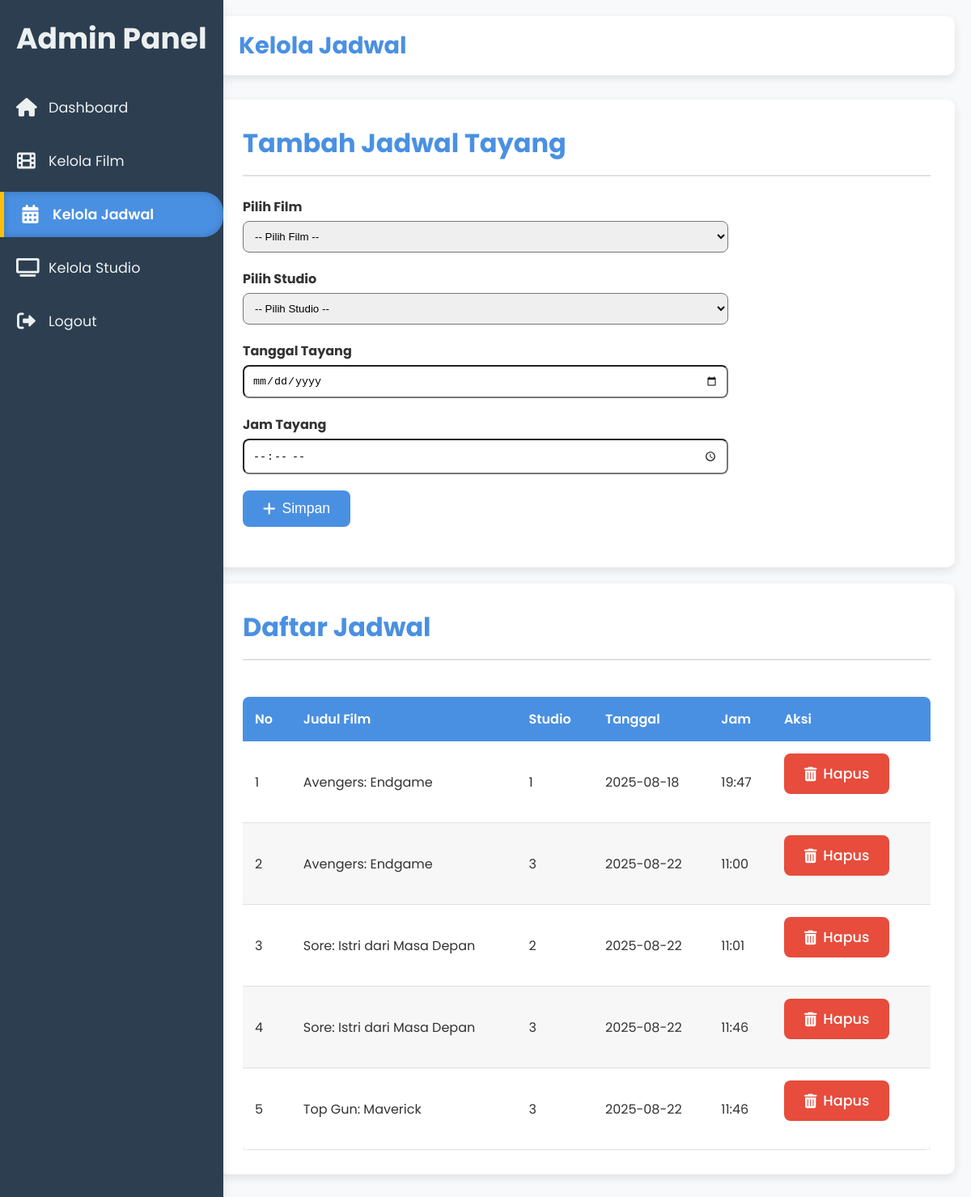
Page /views/admin/kelola_jadwal.php (signed in) on the committed database.
### tables this page shows
CREATE TABLE `jadwal_tayang` (
  `id` int(10) UNSIGNED NOT NULL,
  `film_id` int(10) UNSIGNED NOT NULL,
  `studio_id` int(10) UNSIGNED NOT NULL,
  `tanggal` date NOT NULL,
  `jam` time NOT NULL,
  `created_at` timestamp NOT NULL DEFAULT current_timestamp()
);

CREATE TABLE `films` (
  `id` int(10) UNSIGNED NOT NULL,
  `judul` varchar(150) NOT NULL,
  `genre` varchar(50) NOT NULL,
  `durasi` smallint(5) UNSIGNED NOT NULL,
  `poster` varchar(300) DEFAULT NULL,
  `created_at` timestamp NOT NULL DEFAULT current_timestamp()
);

CREATE TABLE `studios` (
  `id` int(10) UNSIGNED NOT NULL,
  `nama_studio` varchar(80) NOT NULL,
  `jumlah_kursi` smallint(5) UNSIGNED NOT NULL,
  `status` varchar(20) NOT NULL,
  `created_at` timestamp NOT NULL DEFAULT current_timestamp()
);

### models/JadwalTayang.php (called while the page is built, shortened)
<?php
class JadwalTayang {
    public static function semua($conn) {
        $query = "SELECT jt.id, f.judul, s.nama_studio, jt.tanggal, jt.jam
                  FROM jadwal_tayang jt
                  JOIN films f ON jt.film_id = f.id
                  JOIN studios s ON jt.studio_id = s.id";
        $result = $conn->query($query);
        return $result->fetch_all(MYSQLI_ASSOC);
    }
}
?>

### views/admin/kelola_jadwal.php (the view, shortened to what this page needs)
<?php
require_once '../../db/koneksi.php';
require_once '../../models/JadwalTayang.php';
$jadwalList = JadwalTayang::semua($conn);
?>
<!DOCTYPE html>
<html lang="id">
<head>
  <link rel="stylesheet" href="admin_dashboard.css" />
  <link rel="stylesheet" href="https://cdnjs.cloudflare.com/ajax/libs/font-awesome/6.0.0-beta3/css/all.min.css" />
</head>
<body>
  <div class="sidebar">
    <div class="sidebar-header">
      <h2>Admin Panel</h2>
    </div>
    <ul class="nav-links">
      <li><a href="dashboard.php"><i class="fas fa-home"></i> <span>Dashboard</span></a></li>
      <li><a href="kelola_film.php"><i class="fas fa-film"></i> <span>Kelola Film</span></a></li>
      <li><a href="kelola_jadwal.php" class="active"><i class="fas fa-calendar-alt"></i> <span>Kelola Jadwal</span></a></li>
      <li><a href="kelola_studio.php"><i class="fas fa-tv"></i> <span>Kelola Studio</span></a></li>
      <li><a href="/bioskop-app/views/admin/logout_admin.php"><i class="fas fa-sign-out-alt"></i> <span>Logout</span>
  </a>
</li>
    </ul>
  </div>
  <div class="main-content">
    <header class="navbar">
      <h1>Kelola Jadwal</h1>
    </header>
    <div class="content-section">
        <h2>Tambah Jadwal Tayang</h2>
        <form method="POST" class="form-flex" style="display: flex; flex-direction: column; gap: 20px; max-width: 600px;">
            <div style="display: flex; flex-direction: column;">
                <label for="film_id" style="font-weight: bold; margin-bottom: 5px;">Pilih Film</label>
                <select name="film_id" id="film_id" required class="form-input" style="padding: 10px; border-radius: 8px;">
                    <option value="" disabled selected>-- Pilih Film --</option>
                </select>
            </div>
            <div style="display: flex; flex-direction: column;">
                <label for="studio_id" style="font-weight: bold; margin-bottom: 5px;">Pilih Studio</label>
                <select name="studio_id" id="studio_id" required class="form-input" style="padding: 10px; border-radius: 8px;">
                    <option value="" disabled selected>-- Pilih Studio --</option>
                </select>
            </div>
            <div style="display: flex; flex-direction: column;">
                <label for="tanggal" style="font-weight: bold; margin-bottom: 5px;">Tanggal Tayang</label>
                <input type="date" id="tanggal" name="tanggal" required class="form-input" style="padding: 10px; border-radius: 8px;">
            </div>
            <div style="display: flex; flex-direction: column;">
                <label for="jam" style="font-weight: bold; margin-bottom: 5px;">Jam Tayang</label>
                <input type="time" id="jam" name="jam" required class="form-input" style="padding: 10px; border-radius: 8px;">
            </div>
            <button type="submit" class="btn primary-btn" name="simpan" style="padding: 12px 25px; align-self: flex-start;">
                <i class="fas fa-plus"></i> Simpan
            </button>
        </form>
    </div>
    <div class="content-section">
      <h2>Daftar Jadwal</h2>
      <div class="table-container">
        <table>
          <thead>
            <tr>
              <th>No</th>
              <th>Judul Film</th>
              <th>Studio</th>
              <th>Tanggal</th>
              <th>Jam</th>
              <th>Aksi</th>
            </tr>
          </thead>
          <tbody>
            <?php foreach ($jadwalList as $i => $jadwal): ?>
              <tr>
                <td><?= $i + 1 ?></td>
                <td><?= htmlspecialchars($jadwal['judul']) ?></td>
                <td><?= htmlspecialchars($jadwal['nama_studio']) ?></td>
                <td><?= $jadwal['tanggal'] ?></td>
                <td><?= substr($jadwal['jam'], 0, 5) ?></td>
                <td>
                  <a href="kelola_jadwal.php?hapus=<?= $jadwal['id'] ?>" onclick="return confirm('Hapus jadwal ini?')" class="btn danger-btn"><i class="fas fa-trash-alt"></i> Hapus</a>
                </td>
              </tr>
            <?php endforeach; ?>
          </tbody>
        </table>
      </div>
    </div>
  </div>
</body>
</html>

### views/admin/admin_dashboard.css (style rules this page uses)
:root { --primary-color: #4A90E2; --secondary-color: #50B3A2; --accent-color: #FFC107; --danger-color: #E74C3C; --info-color: #2ECC71; --text-color: #333; --bg-color: #F8F9FA; --card-bg: #FFFFFF; --sidebar-bg: #2C3E50; --sidebar-text: #ECF0F1; --border-color: #E0E0E0; --shadow: 0 4px 12px rgba(0, 0, 0, 0.1); --hover-shadow: 0 6px 16px rgba(0, 0, 0, 0.15); }
* { margin: 0; padding: 0; box-sizing: border-box; }
body { font-family: 'Poppins', sans-serif; background-color: var(--bg-color); color: var(--text-color); display: flex; min-height: 100vh; overflow-x: hidden; }
.sidebar { width: 285 px; background-color: var(--sidebar-bg); color: var(--sidebar-text); padding: 20px 0; display: flex; flex-direction: column; box-shadow: var(--shadow); transition: all 0.3s ease-in-out; position: fixed; height: 100%; z-index: 1000; }
.sidebar-header { text-align: center; margin-bottom: 30px; padding: 0 20px; font-size: 1.5em; font-weight: 600; white-space: nowrap; overflow: hidden; text-overflow: ellipsis; }
.nav-links { list-style: none; flex-grow: 1; }
.nav-links li { margin-bottom: 10px; }
.nav-links a { display: flex; align-items: center; padding: 15px 20px; color: var(--sidebar-text); text-decoration: none; font-size: 1.1em; transition: background-color 0.3s ease, color 0.3s ease, padding-left 0.3s ease; border-radius: 0 25px 25px 0; position: relative; overflow: hidden; }
.nav-links a i { margin-right: 15px; font-size: 1.3em; width: 25px; text-align: center; }
.nav-links a::before { content: ''; position: absolute; top: 0; left: -100%; width: 100%; height: 100%; background-color: rgba(255, 255, 255, 0.1); transition: left 0.3s ease; z-index: -1; }
.nav-links a.active { background-color: var(--primary-color); color: var(--card-bg); border-left: 5px solid var(--accent-color); font-weight: 600; box-shadow: inset 0 0 10px rgba(0, 0, 0, 0.2); }
.main-content { margin-left: 250px; flex-grow: 1; padding: 20px; transition: margin-left 0.3s ease-in-out; }
.navbar { background-color: var(--card-bg); padding: 15px 25px; border-radius: 10px; box-shadow: var(--shadow); display: flex; align-items: center; justify-content: space-between; margin-bottom: 30px; }
.navbar h1 { font-size: 1.8em; color: var(--primary-color); margin: 0; }
.content-section { background-color: var(--card-bg); padding: 30px; border-radius: 10px; box-shadow: var(--shadow); margin-bottom: 20px; display: block; }
.content-section h2 { color: var(--primary-color); margin-bottom: 25px; font-size: 2em; border-bottom: 2px solid var(--border-color); padding-bottom: 15px; }
.btn { padding: 12px 25px; border-radius: 8px; font-size: 1.1em; cursor: pointer; border: none; outline: none; transition: all 0.3s ease; display: inline-flex; align-items: center; justify-content: center; text-decoration: none; font-weight: 500; margin-right: 10px; margin-bottom: 20px; }
.btn i { margin-right: 8px; }
.primary-btn { background-color: var(--primary-color); color: white; }
.danger-btn { background-color: var(--danger-color); color: white; }
.table-container { overflow-x: auto; margin-top: 20px; }
table { width: 100%; border-collapse: collapse; margin-top: 20px; background-color: var(--card-bg); border-radius: 8px; overflow: hidden; box-shadow: var(--shadow); }
table thead { background-color: var(--primary-color); color: white; }
table th { padding: 15px; text-align: left; font-weight: 600; }
table td { padding: 15px; border-bottom: 1px solid var(--border-color); color: var(--text-color); }
table tbody tr:nth-child(even) { background-color: rgba(0, 0, 0, 0.03); }

### rows in the picture
jadwal_tayang: film.judul "Avengers: Endgame", studio.nama_studio "1", tanggal "2025-08-18", jam "19:47"
jadwal_tayang: film.judul "Avengers: Endgame", studio.nama_studio "3", tanggal "2025-08-22", jam "11:00"
jadwal_tayang: film.judul "Sore: Istri dari Masa Depan", studio.nama_studio "2", tanggal "2025-08-22", jam "11:01"
jadwal_tayang: film.judul "Sore: Istri dari Masa Depan", studio.nama_studio "3", tanggal "2025-08-22", jam "11:46"
jadwal_tayang: film.judul "Top Gun: Maverick", studio.nama_studio "3", tanggal "2025-08-22", jam "11:46"
